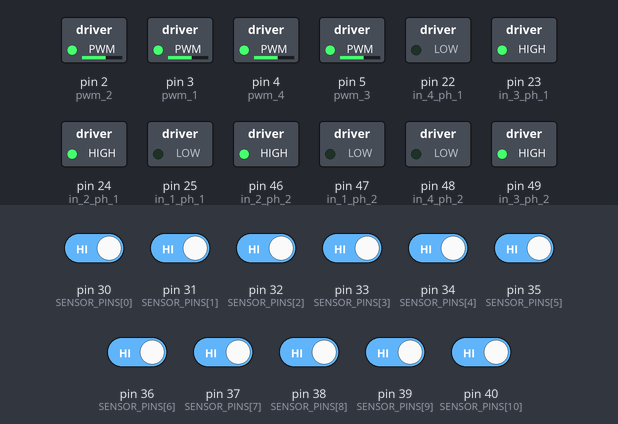
The sketch below on a simulated Arduino Mega 2560, built with avr-gcc and run on an emulated ATmega2560. Parts: switched loads named in the sketch (green lamp = pin HIGH). The test bench sets the inputs (shaded band); at power-on: pin 30 (SENSOR_PINS[0]), pin 31 (SENSOR_PINS[1]), pin 32 (SENSOR_PINS[2]), pin 33 (SENSOR_PINS[3]), pin 34 (SENSOR_PINS[4]), pin 35 (SENSOR_PINS[5]), pin 36 (SENSOR_PINS[6]), pin 37 (SENSOR_PINS[7]), pin 38 (SENSOR_PINS[8]), pin 39 (SENSOR_PINS[9]), pin 40 (SENSOR_PINS[10]) HIGH.

Above: at 1.2 s.
1.3 s: pin 30 (SENSOR_PINS[0]) driven LOW
At 2.5 s:
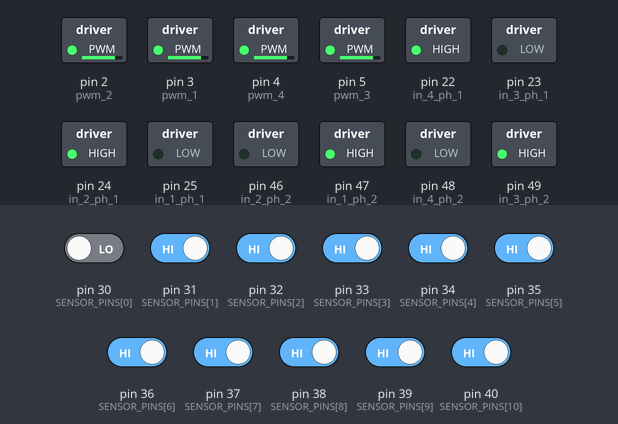
2.8 s: pin 30 (SENSOR_PINS[0]) driven HIGH
At 3.1 s:
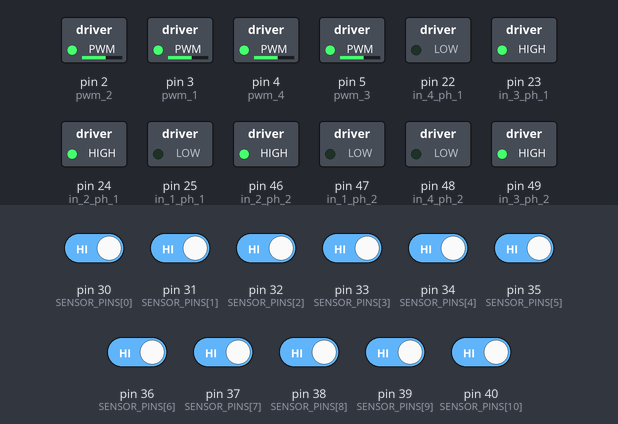
4.3 s: pin 31 (SENSOR_PINS[1]) driven LOW
At 4.7 s:
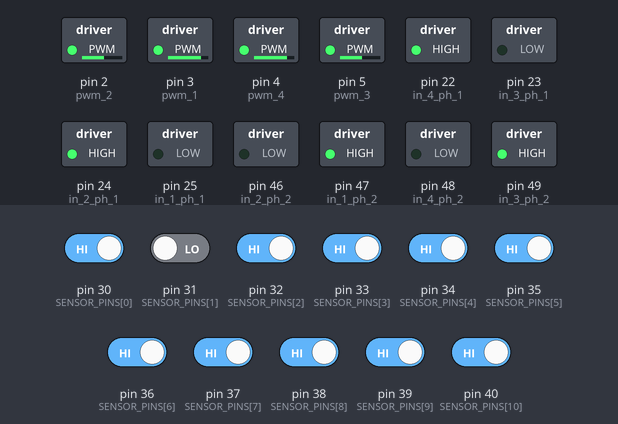
5.8 s: pin 31 (SENSOR_PINS[1]) driven HIGH
At 6.2 s:
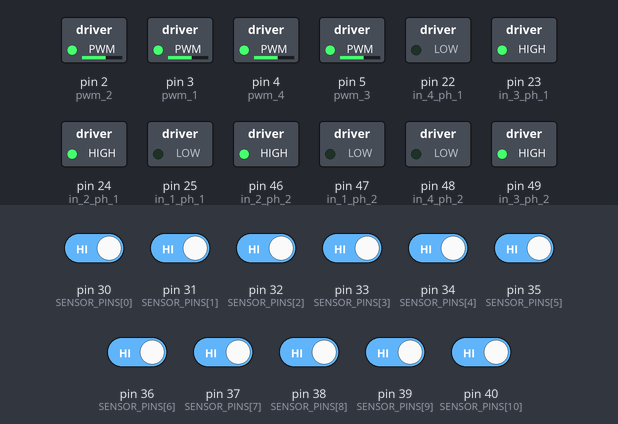
7.3 s: pin 33 (SENSOR_PINS[3]) driven LOW
At 7.8 s:
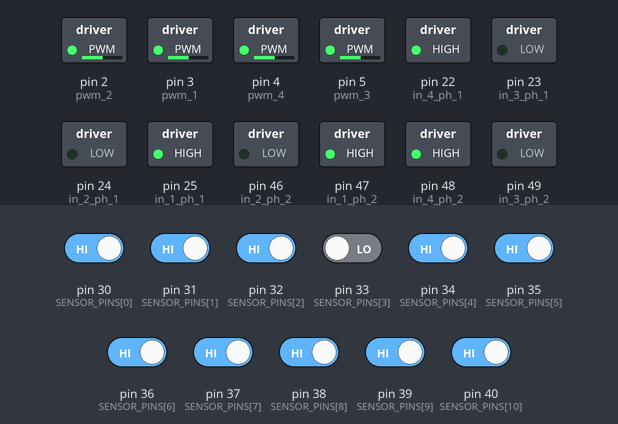
Timing chart, 0 to 9.8 s (numbered marks = the images above; inputs shaded):
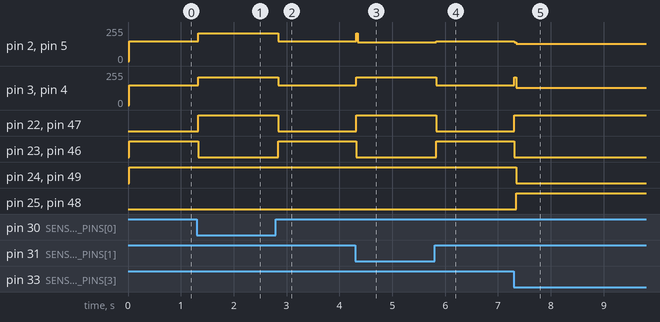

The sketch:

2robo.ino
```cpp
/*
  Mapeamento informado:
    Sensor 12 -> D30 -> FRENTE
    Sensor 11 -> D31 -> FRENTE_ESQUERDA
    Sensor 10 -> D32 -> FRENTE_ESQUERDA
    Sensor 09 -> D33 -> ESQUERDA
    Sensor 08 -> D34 -> TRAS_ESQUERDA
    Sensor 07 -> D35 -> TRAS_ESQUERDA
    Sensor 06 -> D36 -> TRAS
    Sensor 05 -> D37 -> TRAS_DIREITA
    Sensor 04 -> D38 -> TRAS_DIREITA
    Sensor 03 -> D39 -> DIREITA
    Sensor 02 -> D40 -> FRENTE_DIREITA
*/

// ===== PINOS DOS MOTORES =====
#define in_1_ph_1 25
#define in_2_ph_1 24
#define in_3_ph_1 23
#define in_4_ph_1 22

#define in_1_ph_2 47
#define in_2_ph_2 46
#define in_3_ph_2 49
#define in_4_ph_2 48

#define pwm_2 2
#define pwm_1 3
#define pwm_4 4
#define pwm_3 5

// ===== SENTIDOS =====
#define HORARIO 1
#define ANTI_HORARIO -1
#define PARADO 0

// ===== DIRECOES DO INFRAVERMELHO =====
enum DirecaoIr {
  IR_FRENTE,
  IR_FRENTE_DIREITA,
  IR_DIREITA,
  IR_TRAS_DIREITA,
  IR_TRAS,
  IR_TRAS_ESQUERDA,
  IR_ESQUERDA,
  IR_FRENTE_ESQUERDA,
  IR_NAO_DETECTADA
};

// ===== INFRAVERMELHO =====
constexpr uint8_t SENSOR_COUNT = 11;
constexpr uint8_t SENSOR_PINS[SENSOR_COUNT] = {30, 31, 32, 33, 34, 35, 36, 37, 38, 39, 40};
constexpr uint8_t SENSOR_NUMBERS[SENSOR_COUNT] = {12, 11, 10, 9, 8, 7, 6, 5, 4, 3, 2};

const DirecaoIr SENSOR_DIRECTIONS[SENSOR_COUNT] = {
  IR_FRENTE,
  IR_FRENTE_ESQUERDA,
  IR_FRENTE_ESQUERDA,
  IR_ESQUERDA,
  IR_TRAS_ESQUERDA,
  IR_TRAS_ESQUERDA,
  IR_TRAS,
  IR_TRAS_DIREITA,
  IR_TRAS_DIREITA,
  IR_DIREITA,
  IR_FRENTE_DIREITA
};

const char *const directionName[] = {
  "FRENTE",
  "FRENTE_DIREITA",
  "DIREITA",
  "TRAS_DIREITA",
  "TRAS",
  "TRAS_ESQUERDA",
  "ESQUERDA",
  "FRENTE_ESQUERDA",
  "NAO_DETECTADA"
};

constexpr uint16_t WINDOW_US = 25000;
constexpr uint16_t DETECT_MIN_LOW_US = 800;
constexpr uint16_t SWITCH_MARGIN_US = 700;
constexpr uint8_t SWITCH_CONFIRMATIONS = 2;

uint16_t readings[SENSOR_COUNT];
uint16_t filteredReadings[SENSOR_COUNT];
bool filterInitialized = false;
uint8_t lastSensorIndex = 0;
uint8_t pendingSensorIndex = 0;
uint8_t pendingCount = 0;

// ===== CONFIGURACOES =====
const bool DEBUG_SERIAL_ATIVO = false;

int velocidadeFrente = 210;
int velocidadeGiro = 130;
int velocidadeBusca = 150;
int correcaoCurvaFrente = 70;

DirecaoIr direcaoIrAtual = IR_NAO_DETECTADA;
uint8_t sensorIrAtual = 0;
unsigned long ultimoPrintSerial = 0;

void setup() {
  if (DEBUG_SERIAL_ATIVO) {
    Serial.begin(115200);
  }

  pinMode(in_1_ph_1, OUTPUT);
  pinMode(in_2_ph_1, OUTPUT);
  pinMode(in_3_ph_1, OUTPUT);
  pinMode(in_4_ph_1, OUTPUT);

  pinMode(in_1_ph_2, OUTPUT);
  pinMode(in_2_ph_2, OUTPUT);
  pinMode(in_3_ph_2, OUTPUT);
  pinMode(in_4_ph_2, OUTPUT);

  pinMode(pwm_1, OUTPUT);
  pinMode(pwm_2, OUTPUT);
  pinMode(pwm_3, OUTPUT);
  pinMode(pwm_4, OUTPUT);

  for (uint8_t i = 0; i < SENSOR_COUNT; ++i) {
    pinMode(SENSOR_PINS[i], INPUT);
  }

  stop_robot();

  if (DEBUG_SERIAL_ATIVO) {
    Serial.println("Robo iniciado apenas com movimentacao e infravermelho circular");
  }
}

void loop() {
  ir_reader();
  monitor_serial();
  seguir_bola_simples();

  delay(10);
}

void ir_reader() {
  readSensors();
  updateFilter();

  if (ballDetected()) {
    uint8_t index = getStableSensorIndex();
    sensorIrAtual = SENSOR_NUMBERS[index];
    direcaoIrAtual = SENSOR_DIRECTIONS[index];
  } else {
    sensorIrAtual = 0;
    direcaoIrAtual = IR_NAO_DETECTADA;
  }
}

void readSensors() {
  for (uint8_t i = 0; i < SENSOR_COUNT; ++i) {
    readings[i] = 0;
  }

  const uint32_t start = micros();
  uint32_t previous = start;

  while ((uint32_t)(micros() - start) < WINDOW_US) {
    const uint32_t now = micros();
    const uint16_t elapsed = (uint16_t)(now - previous);
    previous = now;

    for (uint8_t i = 0; i < SENSOR_COUNT; ++i) {
      if (digitalRead(SENSOR_PINS[i]) == LOW) {
        readings[i] += elapsed;
      }
    }
  }
}

bool ballDetected() {
  for (uint8_t i = 0; i < SENSOR_COUNT; ++i) {
    if (readings[i] >= DETECT_MIN_LOW_US) {
      return true;
    }
  }

  return false;
}

void updateFilter() {
  for (uint8_t i = 0; i < SENSOR_COUNT; ++i) {
    if (!filterInitialized) {
      filteredReadings[i] = readings[i];
    } else {
      filteredReadings[i] = (filteredReadings[i] * 3UL + readings[i]) / 4;
    }
  }

  filterInitialized = true;
}

uint8_t getFilteredStrongestSensorIndex() {
  uint8_t strongest = lastSensorIndex;

  for (uint8_t i = 0; i < SENSOR_COUNT; ++i) {
    if (filteredReadings[i] > filteredReadings[strongest]) {
      strongest = i;
    }
  }

  return strongest;
}

uint8_t getStableSensorIndex() {
  const uint8_t candidate = getFilteredStrongestSensorIndex();

  if (candidate == lastSensorIndex) {
    pendingCount = 0;
    return lastSensorIndex;
  }

  if (filteredReadings[candidate] < filteredReadings[lastSensorIndex] + SWITCH_MARGIN_US) {
    pendingCount = 0;
    return lastSensorIndex;
  }

  if (candidate == pendingSensorIndex) {
    ++pendingCount;
  } else {
    pendingSensorIndex = candidate;
    pendingCount = 1;
  }

  if (pendingCount >= SWITCH_CONFIRMATIONS) {
    lastSensorIndex = candidate;
    pendingCount = 0;
  }

  return lastSensorIndex;
}

void seguir_bola_simples() {
  switch (direcaoIrAtual) {
    case IR_FRENTE:
      move_foward(velocidadeFrente);
      break;

    case IR_FRENTE_DIREITA:
      curva_frente_direita(velocidadeFrente, correcaoCurvaFrente);
      break;

    case IR_DIREITA:
    case IR_TRAS_DIREITA:
    case IR_TRAS:
      right_rotation(velocidadeGiro);
      break;

    case IR_TRAS_ESQUERDA:
    case IR_ESQUERDA:
      left_rotation(velocidadeGiro);
      break;

    case IR_FRENTE_ESQUERDA:
      curva_frente_esquerda(velocidadeFrente, correcaoCurvaFrente);
      break;

    case IR_NAO_DETECTADA:
    default:
      right_rotation(velocidadeBusca);
      break;
  }
}

void monitor_serial() {
  if (!DEBUG_SERIAL_ATIVO) {
    return;
  }

  if (millis() - ultimoPrintSerial < 500) {
    return;
  }

  ultimoPrintSerial = millis();

  Serial.print("Sensor IR: ");
  if (sensorIrAtual == 0) {
    Serial.print("NAO DETECTADO");
  } else {
    Serial.print(sensorIrAtual);
  }

  Serial.print(" / Direcao: ");
  Serial.println(directionName[direcaoIrAtual]);
}

void motor_1(int sentido, int speed) {
  if (sentido == HORARIO) {
    digitalWrite(in_3_ph_1, HIGH);
    digitalWrite(in_4_ph_1, LOW);
  } else if (sentido == ANTI_HORARIO) {
    digitalWrite(in_3_ph_1, LOW);
    digitalWrite(in_4_ph_1, HIGH);
  } else {
    digitalWrite(in_3_ph_1, LOW);
    digitalWrite(in_4_ph_1, LOW);
  }

  analogWrite(pwm_1, speed);
}

void motor_2(int sentido, int speed) {
  if (sentido == HORARIO) {
    digitalWrite(in_1_ph_1, HIGH);
    digitalWrite(in_2_ph_1, LOW);
  } else if (sentido == ANTI_HORARIO) {
    digitalWrite(in_1_ph_1, LOW);
    digitalWrite(in_2_ph_1, HIGH);
  } else {
    digitalWrite(in_1_ph_1, LOW);
    digitalWrite(in_2_ph_1, LOW);
  }

  analogWrite(pwm_2, speed);
}

void motor_3(int sentido, int speed) {
  if (sentido == HORARIO) {
    digitalWrite(in_3_ph_2, HIGH);
    digitalWrite(in_4_ph_2, LOW);
  } else if (sentido == ANTI_HORARIO) {
    digitalWrite(in_3_ph_2, LOW);
    digitalWrite(in_4_ph_2, HIGH);
  } else {
    digitalWrite(in_3_ph_2, LOW);
    digitalWrite(in_4_ph_2, LOW);
  }

  analogWrite(pwm_3, speed);
}

void motor_4(int sentido, int speed) {
  if (sentido == HORARIO) {
    digitalWrite(in_1_ph_2, LOW);
    digitalWrite(in_2_ph_2, HIGH);
  } else if (sentido == ANTI_HORARIO) {
    digitalWrite(in_1_ph_2, HIGH);
    digitalWrite(in_2_ph_2, LOW);
  } else {
    digitalWrite(in_1_ph_2, LOW);
    digitalWrite(in_2_ph_2, LOW);
  }

  analogWrite(pwm_4, speed);
}

void move_foward(int v) {
  motor_1(ANTI_HORARIO, v);
  motor_2(ANTI_HORARIO, v);
  motor_3(HORARIO, v);
  motor_4(ANTI_HORARIO, v);
}

void move_back(int v) {
  motor_1(HORARIO, v);
  motor_2(HORARIO, v);
  motor_3(ANTI_HORARIO, v);
  motor_4(HORARIO, v);
}

void move_right(int v) {
  motor_1(ANTI_HORARIO, v);
  motor_2(HORARIO, v);
  motor_3(HORARIO, v);
  motor_4(HORARIO, v);
}

void move_left(int v) {
  motor_1(HORARIO, v);
  motor_2(ANTI_HORARIO, v);
  motor_3(ANTI_HORARIO, v);
  motor_4(ANTI_HORARIO, v);
}

void curva_frente_esquerda(int velocidadeBase, int correcao) {
  int velocidadeInterna = constrain(velocidadeBase - correcao, 0, 255);
  int velocidadeExterna = constrain(velocidadeBase, 0, 255);

  motor_1(ANTI_HORARIO, velocidadeExterna);
  motor_2(ANTI_HORARIO, velocidadeInterna);
  motor_3(HORARIO, velocidadeInterna);
  motor_4(ANTI_HORARIO, velocidadeExterna);
}

void curva_frente_direita(int velocidadeBase, int correcao) {
  int velocidadeInterna = constrain(velocidadeBase - correcao, 0, 255);
  int velocidadeExterna = constrain(velocidadeBase, 0, 255);

  motor_1(ANTI_HORARIO, velocidadeInterna);
  motor_2(ANTI_HORARIO, velocidadeExterna);
  motor_3(HORARIO, velocidadeExterna);
  motor_4(ANTI_HORARIO, velocidadeInterna);
}

void left_rotation(int v) {
  motor_1(ANTI_HORARIO, v);
  motor_2(HORARIO, v);
  motor_3(ANTI_HORARIO, v);
  motor_4(ANTI_HORARIO, v);
}

void right_rotation(int v) {
  motor_1(HORARIO, v);
  motor_2(ANTI_HORARIO, v);
  motor_3(HORARIO, v);
  motor_4(HORARIO, v);
}

void stop_robot() {
  motor_1(PARADO, 0);
  motor_2(PARADO, 0);
  motor_3(PARADO, 0);
  motor_4(PARADO, 0);
}
```

Measured:
- after the input at 1.3 s, pin 2 (pwm_2), pin 3 (pwm_1), pin 4 (pwm_4), pin 5 (pwm_3): 150/255 → 210/255 at once; pin 22 (in_4_ph_1), pin 47 (in_1_ph_2): LOW → HIGH at once; pin 23 (in_3_ph_1), pin 46 (in_2_ph_2): HIGH → LOW at once
- after the input at 2.8 s, pin 2 (pwm_2), pin 3 (pwm_1), pin 4 (pwm_4), pin 5 (pwm_3): 210/255 → 150/255 at once; pin 22 (in_4_ph_1), pin 47 (in_1_ph_2): HIGH → LOW at once; pin 23 (in_3_ph_1), pin 46 (in_2_ph_2): LOW → HIGH at once
- after the input at 4.3 s, pin 2 (pwm_2), pin 5 (pwm_3): 150/255 → 140/255 at once; pin 3 (pwm_1), pin 4 (pwm_4): 150/255 → 210/255 at once; pin 22 (in_4_ph_1), pin 47 (in_1_ph_2): LOW → HIGH at once; pin 23 (in_3_ph_1), pin 46 (in_2_ph_2): HIGH → LOW at once
- after the input at 5.8 s, pin 2 (pwm_2), pin 5 (pwm_3): 140/255 → 150/255 at once; pin 3 (pwm_1), pin 4 (pwm_4): 210/255 → 150/255 at once; pin 22 (in_4_ph_1), pin 47 (in_1_ph_2): HIGH → LOW at once; pin 23 (in_3_ph_1), pin 46 (in_2_ph_2): LOW → HIGH at once
- after the input at 7.3 s, pin 2 (pwm_2), pin 3 (pwm_1), pin 4 (pwm_4), pin 5 (pwm_3): 150/255 → 130/255 at once; pin 22 (in_4_ph_1), pin 25 (in_1_ph_1), pin 47 (in_1_ph_2), pin 48 (in_4_ph_2): LOW → HIGH at once; pin 23 (in_3_ph_1), pin 24 (in_2_ph_1), pin 46 (in_2_ph_2), pin 49 (in_3_ph_2): HIGH → LOW at once
